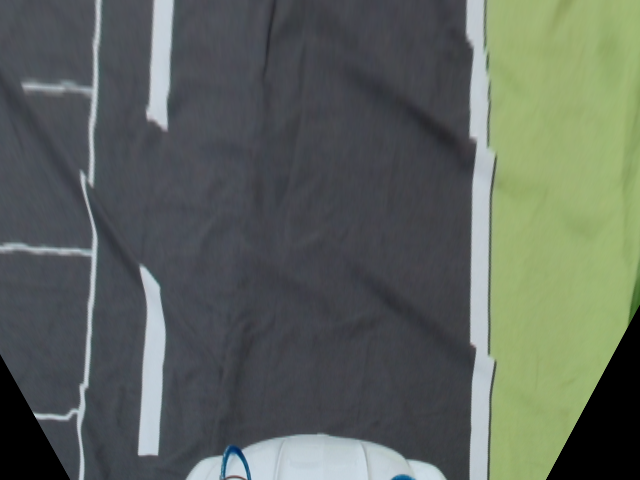
#> input picture road_following/image.png, 640 x 480 px
$ python -i preprocess_pdh.py   (imports and definitions only)
#> lines starting #> are read from the running program, lines starting #| are printed output that depends on the picture; after the words box and inside, x2 and y2 are one past the last pixel; in counts of white or black regions, pixels touching at a corner belong together
#> further down, picture is the input picture: shape (480, 640, 3); mean B, G, R 92.6, 100.7, 93.2
import cv2
import numpy as np
import matplotlib.pyplot as plt
import time

image_width = 640
image_height = 480
direction_div = 12


def color_filter(image):
    HSV_frame = cv2.cvtColor(image, cv2.COLOR_BGR2HSV)
#> HSV_frame: shape (480, 640, 3); mean H, S, V 90.5, 40.9, 105.3
    H,S,V = cv2.split(HSV_frame)

    # green
    H_green_condition = (30<H) & (H<80)
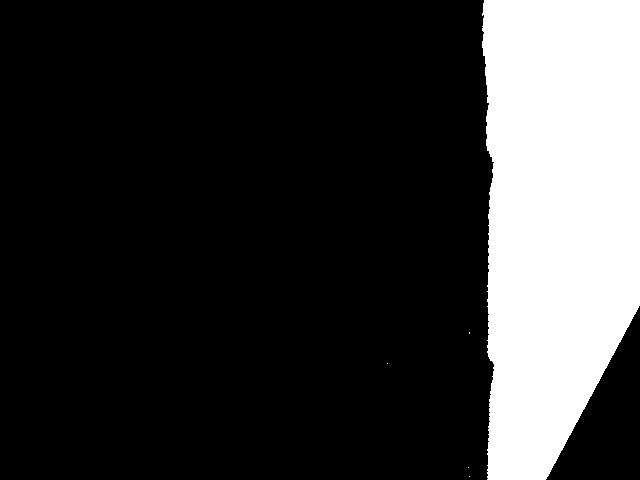
#> H_green_condition: shape (480, 640) bool; 21.1% white; 5 white regions (4 under 20 px), largest, box (x1, y1, x2, y2) and area: (482, 0, 640, 480) 64811
    V_green_condition = V>100
#> V_green_condition: shape (480, 640) bool; 30.4% white; 5 white regions, box (x1, y1, x2, y2) and area: (465, 0, 640, 480) 72648, (185, 433, 447, 480) 8446, (0, 0, 103, 480) 5513, (137, 263, 167, 457) 3843, (145, 0, 175, 132) 2832
    green_condition = H_green_condition & V_green_condition
#> green_condition: shape (480, 640) bool; 20.9% white; 29 white regions (28 under 20 px), largest, box (x1, y1, x2, y2) and area: (482, 0, 640, 480) 64260
    H[green_condition] = 50
    S[green_condition] = 100
    V[green_condition] = 100

    # white
    V_white_condition = V>150
#> V_white_condition: shape (480, 640) bool; 8% white; 13 white regions (3 under 20 px), largest, box (x1, y1, x2, y2) and area: (466, 0, 494, 480) 7860, (242, 434, 446, 480) 6767, (138, 266, 166, 455) 3467
    S[V_white_condition] = 0
#> S: shape (480, 640); min 0, max 255, mean 41.6
    V[V_white_condition] = 255
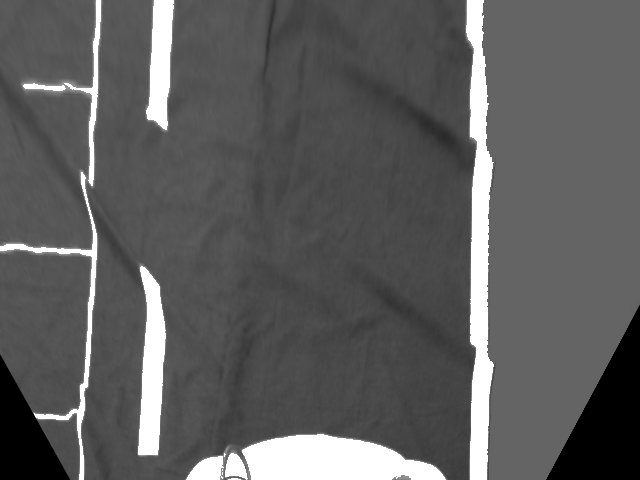
#> V: shape (480, 640); min 0, max 255, mean 93.9

    HSV_frame[:,:,0] = H
#> HSV_frame: shape (480, 640, 3); mean H, S, V 92.5, 40.9, 105.3
    HSV_frame[:,:,1] = S
#> HSV_frame: shape (480, 640, 3); mean H, S, V 92.5, 41.6, 105.3
    HSV_frame[:,:,2] = V
#> HSV_frame: shape (480, 640, 3); mean H, S, V 92.5, 41.6, 93.9
    frame_filtered = cv2.cvtColor(HSV_frame, cv2.COLOR_HSV2BGR)

    return frame_filtered

def remove_black(image):
    x = np.linspace(0,639,640)
    y = np.linspace(0,479,480)
    X,Y = np.meshgrid(x,y)

    left_bottom = -123*X + 69*Y - 69*354
    left_bottom = left_bottom>0
    right_bottom = 173*(X-639) + 93*Y - 93*304
    right_bottom = right_bottom>0

    B, G, R = cv2.split(image)
    left_color = image[479, 70]
#> left_color = [73, 63, 60]
    right_color = image[479, 545]
#> right_color = [60, 100, 73]

    B[left_bottom] = left_color[0]
#> B: shape (480, 640); min 0, max 255, mean 86.5
    G[left_bottom] = left_color[1]
#> G: shape (480, 640); min 0, max 255, mean 90.3
    R[left_bottom] = left_color[2]
#> R: shape (480, 640); min 0, max 255, mean 82.4

    B[right_bottom] = right_color[0]
#> B: shape (480, 640); min 29, max 255, mean 88.1
    G[right_bottom] = right_color[1]
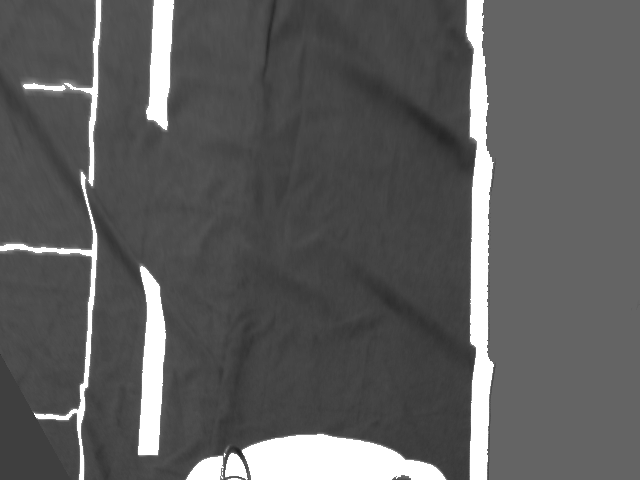
#> G: shape (480, 640); min 34, max 255, mean 93
    R[right_bottom] = right_color[2]
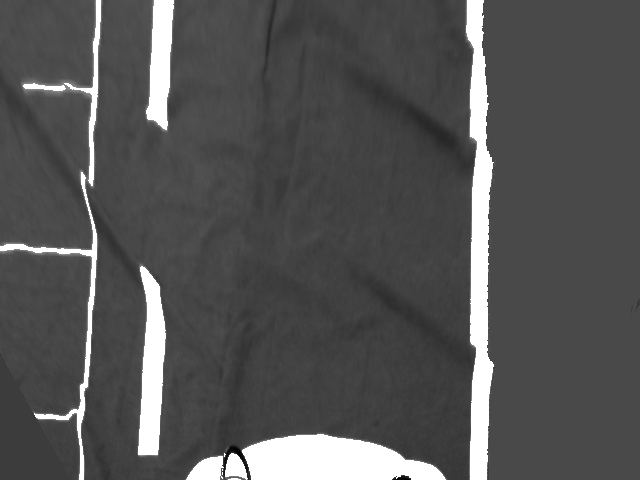
#> R: shape (480, 640); min 0, max 255, mean 84.3

    image[:,:,0] = B
    image[:,:,1] = G
    image[:,:,2] = R

    return image

def only_stadium(image):    # 경기장 밖 지우는 함수
    HSV_frame = cv2.cvtColor(image, cv2.COLOR_BGR2HSV)
#> HSV_frame: shape (480, 640, 3); mean H, S, V 87.7, 46.3, 97.6
    H,S,V = cv2.split(HSV_frame)
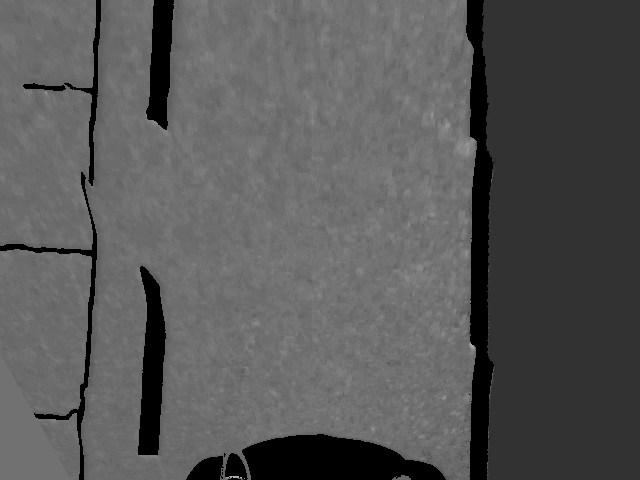
#> H: shape (480, 640); min 0, max 178, mean 87.7
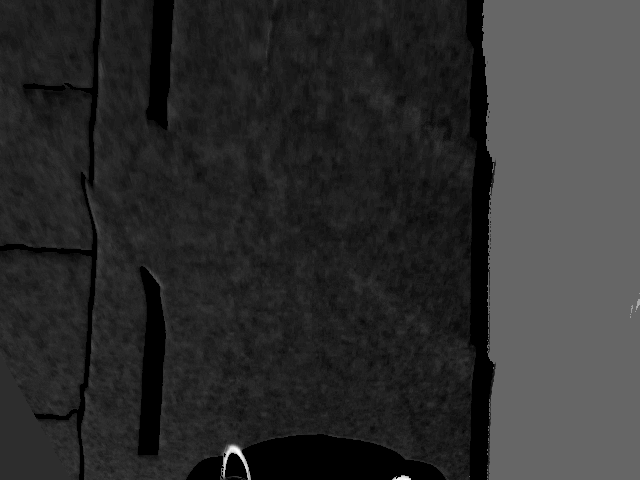
#> S: shape (480, 640); min 0, max 255, mean 46.3

    bottom_green_x = -1
    top_green_x = -1

    # 이미지 하단에 초록색 픽셀 있는지 확인
    for x in [544, 540]:
        # print([479, x])   # 왜 S는 100 + 2인지 확인
        H_condition = (30 < H[479, x]) & (H[479, x]<80)     # 조건 1: 해당 픽셀의 Hue가 초록색 범위
        S_condition = S[479, x]==100+2                      # 조건 2: 해당 픽셀의 Saturation이 100임
        V_condition = V[479, x]==100                      # 조건 3: 해당 픽셀의 Value가 100임
        if H_condition and S_condition and V_condition:
            bottom_green_x = x
            break
#> this loop made 1 pass
#> (H_condition, S_condition, V_condition) on pass 1: (True, True, True)

    # 이미지 상단에 초록색 픽셀 있는지 확인

    #HHK CODE-------------------------------------------------------------------------------------
    up_start_time = time.time()
    H_satisfied = (30 < H) & (H<80)
#> H_satisfied: shape (480, 640) bool; 23.8% white; 8 white regions (7 under 20 px), largest, box (x1, y1, x2, y2) and area: (482, 0, 640, 480) 73023
    S_satisfied = S==100+2
#> S_satisfied: shape (480, 640) bool; 23.6% white; 31 white regions (30 under 20 px), largest, box (x1, y1, x2, y2) and area: (482, 0, 640, 480) 72550
    V_satisfied = V==100
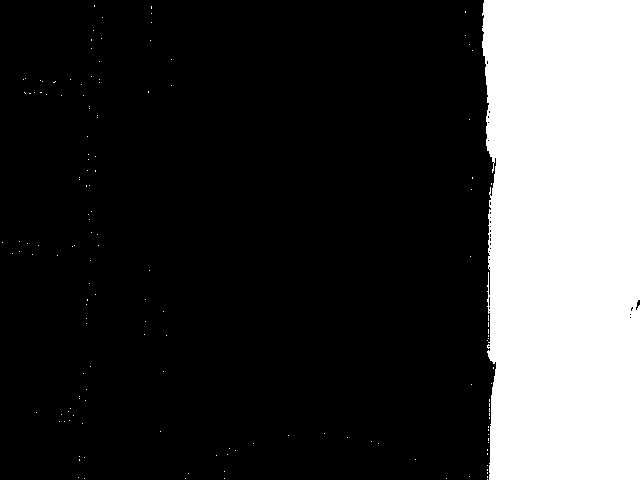
#> V_satisfied: shape (480, 640) bool; 23.7% white; 149 white regions (148 under 20 px), largest, box (x1, y1, x2, y2) and area: (482, 0, 640, 480) 72591
    satisfied = H_satisfied & S_satisfied & V_satisfied

    print(len(np.where(satisfied)[1]))
#| 72623
    #print(satisfied)

    white_scene = np.ones((480,640))
    cv2.imshow("satisfied", white_scene*satisfied)
    #---------------------------------------------------------------------------------------------


    for x in range(620, 20, -25):


        H_condition = (30 < H[0, x]) & (H[0, x] < 80)     # 조건 1: 해당 픽셀의 Hue가 초록색 범위
        S_condition = S[0, x]==100+2                      # 조건 2: 해당 픽셀의 Saturation이 100임
        V_condition = V[0, x]==100                      # 조건 3: 해당 픽셀의 Value가 100임
        if H_condition and S_condition and V_condition:
            top_green_x = x
            break
    up_finish_time = time.time()
    print(up_finish_time-up_start_time)
    print(bottom_green_x, top_green_x)

    # 이미지 하단, 상단 모두에 초록색 픽셀이 있는 경우
    if (bottom_green_x != -1) and (top_green_x != -1):
        x = np.linspace(0,639,640)
        y = np.linspace(0,479,480)
        X,Y = np.meshgrid(x,y)

        green_boundary = -479*(X- top_green_x + 2) + (bottom_green_x-top_green_x)*Y
        green_boundary = green_boundary<0

        H[green_boundary] = 50
#> H: shape (480, 640); 0.01% of pixels changed, all inside (x1, y1, x2, y2) = (630, 293, 640, 318)
        S[green_boundary] = 100
#> S: shape (480, 640); 9.3% of pixels changed, all inside (x1, y1, x2, y2) = (543, 0, 640, 480)
        V[green_boundary] = 100
#> V: shape (480, 640); min 40, max 255, mean 97.6

        HSV_frame[:,:,0] = H
#> HSV_frame: shape (480, 640, 3); mean H, S, V 87.7, 46.3, 97.6
        HSV_frame[:,:,1] = S
#> HSV_frame: shape (480, 640, 3); mean H, S, V 87.7, 46.1, 97.6
        HSV_frame[:,:,2] = V
#> HSV_frame: shape (480, 640, 3); mean H, S, V 87.7, 46.1, 97.6

    frame_stadium = cv2.cvtColor(HSV_frame, cv2.COLOR_HSV2BGR)
    return frame_stadium


def total_function(image):
    image_filtered = color_filter(image)
    image_no_black = remove_black(image_filtered)
    image_stadium = only_stadium(image_no_black)
    image_gray = cv2.cvtColor(image_stadium, cv2.COLOR_BGR2GRAY)

    #ret, thresh = cv2.threshold(image_gray, 20, 255, cv2.THRESH_BINARY) # thresh : 160

    # cv2.imshow("filtered", image_filtered)
    # cv2.imshow("no black", image_no_black)
    cv2.imshow("stadium", image_stadium)
    # cv2.imshow("gray", image_gray)

    #cv2.imshow("test2", thresh)
    return image_gray

>>> import cv2
>>> picture = cv2.imread('image.png')
>>> result = total_function(picture)
